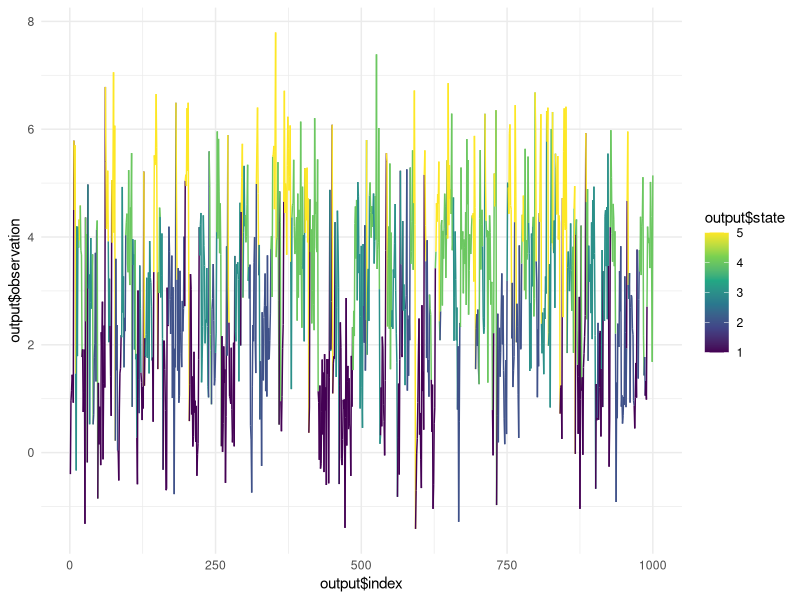
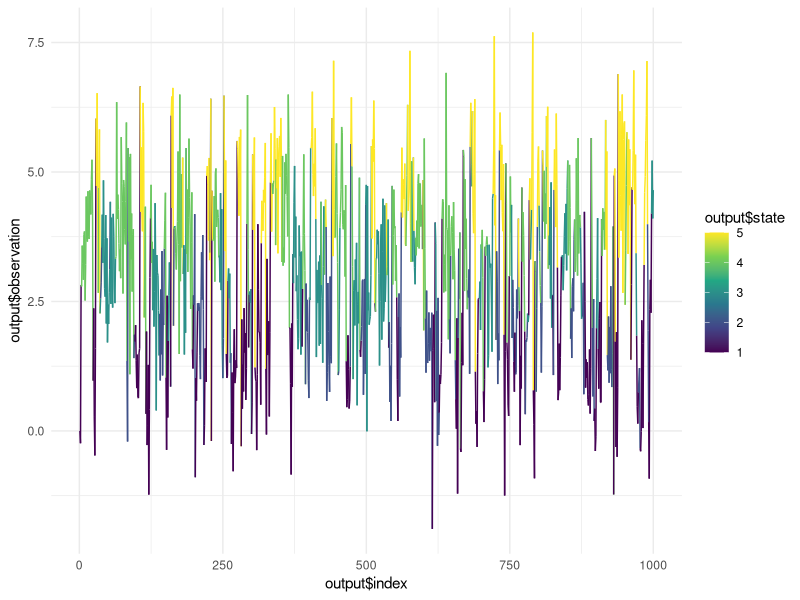

These figures' R source, in order:
library(tidyverse)
library(ggplot2)

sim_hmm_norm <- function(t, N, transition, initial, mu, sigma){
  df = data.frame(index = c(1:t), state = numeric(N), observation = numeric(N))
  
  state = sample(x = c(1:N), size = 1, prob = initial)
  observation = rnorm(1, mu[state], sigma[state])
  df$state[1] <- state
  df$observation[1] <- observation
  
  for (i in 2:t){
    probabilities = transition[state,]
    state = sample(x = c(1:N), size = 1, prob = probabilities)
    observation = rnorm(1, mu[state], sigma[state])
    df$state[i] <- state
    df$observation[i] <- observation
  }
  return(df)
}

sim_hmm_pois <- function(t, N, transition, initial, lambda){
  df = data.frame(index = c(1:t), state = numeric(N), observation = numeric(N))
  
  state = sample(x = c(1:N), size = 1, prob = initial)
  observation = rpois(1, lambda[state])
  df$state[1] <- state
  df$observation[1] <- observation
  
  for (i in 2:t){
    probabilities = transition[state,]
    state = sample(x = c(1:N), size = 1, prob = probabilities)
    observation = rnorm(1, lambda[state])
    df$state[i] <- state
    df$observation[i] <- observation
  }
  return(df)
}

graph_hmm_output <- function(output){
  ggplot(data = output, mapping = aes(x=output$index, y=output$observation, 
                                      color = output$state))+
    geom_line()+
    theme_minimal()+
    scale_colour_continuous(type="viridis")
}

transition <- matrix(c(0.8, 0.05, 0.05, 0.05, 0.05,
                       0.05, 0.8, 0.05, 0.05, 0.05,
                       0.05, 0.05, 0.8, 0.05, 0.05,
                       0.05, 0.05, 0.05, 0.8, 0.05,
                       0.05, 0.05, 0.05, 0.05, 0.8), nrow = 5, byrow = TRUE)
initial <- c(0.25, 0.25, 0.25, 0.25, 0.25)
mu <- c(1, 2, 3, 4, 5)
sigma <- c(1, 1, 1, 1, 1)
output <- sim_hmm_norm(1000, 5, transition, initial, mu, sigma) 
head(output)
graph_hmm_output(output)

lambda <- c(1, 2, 3, 4, 5)
output2 <- sim_hmm_pois(1000, 5, transition, initial, lambda) 
head(output2)
graph_hmm_output(output2)
